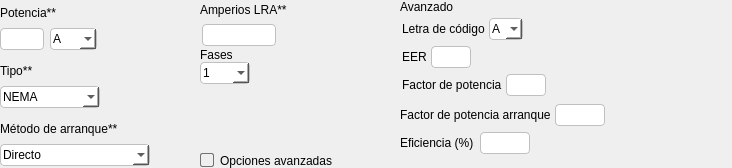
<?xml version="1.0" encoding="UTF-8"?>
<ui version="4.0">
 <class>Form</class>
 <widget class="QWidget" name="Form">
  <property name="geometry">
   <rect>
    <x>0</x>
    <y>0</y>
    <width>732</width>
    <height>168</height>
   </rect>
  </property>
  <property name="windowTitle">
   <string>Form</string>
  </property>
  <layout class="QVBoxLayout" name="verticalLayout">
   <property name="spacing">
    <number>0</number>
   </property>
   <property name="leftMargin">
    <number>0</number>
   </property>
   <property name="topMargin">
    <number>0</number>
   </property>
   <property name="rightMargin">
    <number>0</number>
   </property>
   <property name="bottomMargin">
    <number>0</number>
   </property>
   <item>
    <widget class="QFrame" name="content_main_air">
     <property name="styleSheet">
      <string notr="true">*{
border: none;
padding: 0px;
margin: 0px;
font: 57 10pt &quot;Inter Medium&quot;;
}

QLineEdit {
    border: 1px solid #C0C0C0;
    border-radius: 4px;
	padding: 2px;
}

QLineEdit:hover, QLineEdit:focus {
    border: 2px solid #0078D7;
    border-radius: 4px;
}

QComboBox {
    border: 1px solid #C0C0C0;
    border-radius: 4px;
    background-color: #FFFFFF;
	padding: 2px;
}

QComboBox:hover, QComboBox:focus {
    border: 2px solid #0078D7;
    border-radius: 4px;
}

QCheckBox{
    font: 57 10pt &quot;Inter Medium&quot;;
}
QCheckBox::indicator {
    border: 1px solid rgb(111, 114, 115);
    border-radius: 2px;
 }
QCheckBox::indicator:checked {
    background-color: rgb(73, 147, 220);
}</string>
     </property>
     <property name="frameShape">
      <enum>QFrame::StyledPanel</enum>
     </property>
     <property name="frameShadow">
      <enum>QFrame::Raised</enum>
     </property>
     <layout class="QHBoxLayout" name="horizontalLayout_8">
      <property name="spacing">
       <number>0</number>
      </property>
      <property name="leftMargin">
       <number>0</number>
      </property>
      <property name="topMargin">
       <number>0</number>
      </property>
      <property name="rightMargin">
       <number>0</number>
      </property>
      <property name="bottomMargin">
       <number>0</number>
      </property>
      <item>
       <widget class="QFrame" name="frame">
        <property name="maximumSize">
         <size>
          <width>200</width>
          <height>16777215</height>
         </size>
        </property>
        <property name="frameShape">
         <enum>QFrame::StyledPanel</enum>
        </property>
        <property name="frameShadow">
         <enum>QFrame::Raised</enum>
        </property>
        <layout class="QVBoxLayout" name="verticalLayout_2">
         <property name="leftMargin">
          <number>0</number>
         </property>
         <property name="topMargin">
          <number>0</number>
         </property>
         <property name="rightMargin">
          <number>0</number>
         </property>
         <property name="bottomMargin">
          <number>0</number>
         </property>
         <item>
          <widget class="QFrame" name="content_potencia">
           <property name="frameShape">
            <enum>QFrame::StyledPanel</enum>
           </property>
           <property name="frameShadow">
            <enum>QFrame::Raised</enum>
           </property>
           <layout class="QVBoxLayout" name="verticalLayout_3">
            <property name="spacing">
             <number>2</number>
            </property>
            <property name="leftMargin">
             <number>0</number>
            </property>
            <property name="topMargin">
             <number>0</number>
            </property>
            <property name="rightMargin">
             <number>0</number>
            </property>
            <property name="bottomMargin">
             <number>0</number>
            </property>
            <item>
             <widget class="QLabel" name="label">
              <property name="minimumSize">
               <size>
                <width>0</width>
                <height>20</height>
               </size>
              </property>
              <property name="maximumSize">
               <size>
                <width>16777215</width>
                <height>25</height>
               </size>
              </property>
              <property name="text">
               <string>Potencia**</string>
              </property>
             </widget>
            </item>
            <item>
             <widget class="QFrame" name="content_potencia_unidad">
              <property name="frameShape">
               <enum>QFrame::StyledPanel</enum>
              </property>
              <property name="frameShadow">
               <enum>QFrame::Raised</enum>
              </property>
              <layout class="QHBoxLayout" name="horizontalLayout_2">
               <property name="leftMargin">
                <number>0</number>
               </property>
               <property name="topMargin">
                <number>0</number>
               </property>
               <property name="rightMargin">
                <number>0</number>
               </property>
               <property name="bottomMargin">
                <number>0</number>
               </property>
               <item>
                <widget class="QLineEdit" name="potencia_entry">
                 <property name="maximumSize">
                  <size>
                   <width>80</width>
                   <height>16777215</height>
                  </size>
                 </property>
                </widget>
               </item>
               <item>
                <widget class="QComboBox" name="unidad_aa">
                 <property name="maximumSize">
                  <size>
                   <width>50</width>
                   <height>16777215</height>
                  </size>
                 </property>
                 <item>
                  <property name="text">
                   <string>A</string>
                  </property>
                 </item>
                 <item>
                  <property name="text">
                   <string>Ton</string>
                  </property>
                 </item>
                 <item>
                  <property name="text">
                   <string>BTU</string>
                  </property>
                 </item>
                </widget>
               </item>
               <item>
                <spacer name="horizontalSpacer_2">
                 <property name="orientation">
                  <enum>Qt::Horizontal</enum>
                 </property>
                 <property name="sizeHint" stdset="0">
                  <size>
                   <width>138</width>
                   <height>20</height>
                  </size>
                 </property>
                </spacer>
               </item>
              </layout>
             </widget>
            </item>
           </layout>
          </widget>
         </item>
         <item>
          <widget class="QFrame" name="content_tipo">
           <property name="frameShape">
            <enum>QFrame::StyledPanel</enum>
           </property>
           <property name="frameShadow">
            <enum>QFrame::Raised</enum>
           </property>
           <layout class="QVBoxLayout" name="verticalLayout_4">
            <property name="spacing">
             <number>2</number>
            </property>
            <property name="leftMargin">
             <number>0</number>
            </property>
            <property name="topMargin">
             <number>0</number>
            </property>
            <property name="rightMargin">
             <number>0</number>
            </property>
            <property name="bottomMargin">
             <number>0</number>
            </property>
            <item>
             <widget class="QLabel" name="label_2">
              <property name="minimumSize">
               <size>
                <width>0</width>
                <height>20</height>
               </size>
              </property>
              <property name="maximumSize">
               <size>
                <width>16777215</width>
                <height>25</height>
               </size>
              </property>
              <property name="text">
               <string>Tipo**</string>
              </property>
             </widget>
            </item>
            <item>
             <widget class="QFrame" name="content_tipo_2">
              <property name="frameShape">
               <enum>QFrame::StyledPanel</enum>
              </property>
              <property name="frameShadow">
               <enum>QFrame::Raised</enum>
              </property>
              <layout class="QHBoxLayout" name="horizontalLayout_3">
               <property name="leftMargin">
                <number>0</number>
               </property>
               <property name="topMargin">
                <number>0</number>
               </property>
               <property name="rightMargin">
                <number>0</number>
               </property>
               <property name="bottomMargin">
                <number>0</number>
               </property>
               <item>
                <widget class="QComboBox" name="tipo_norma">
                 <property name="minimumSize">
                  <size>
                   <width>100</width>
                   <height>0</height>
                  </size>
                 </property>
                 <property name="maximumSize">
                  <size>
                   <width>120</width>
                   <height>16777215</height>
                  </size>
                 </property>
                 <item>
                  <property name="text">
                   <string>NEMA</string>
                  </property>
                 </item>
                 <item>
                  <property name="text">
                   <string>LRA</string>
                  </property>
                 </item>
                </widget>
               </item>
               <item>
                <spacer name="horizontalSpacer_3">
                 <property name="orientation">
                  <enum>Qt::Horizontal</enum>
                 </property>
                 <property name="sizeHint" stdset="0">
                  <size>
                   <width>128</width>
                   <height>20</height>
                  </size>
                 </property>
                </spacer>
               </item>
              </layout>
             </widget>
            </item>
           </layout>
          </widget>
         </item>
         <item>
          <widget class="QFrame" name="content_tipo_3">
           <property name="frameShape">
            <enum>QFrame::StyledPanel</enum>
           </property>
           <property name="frameShadow">
            <enum>QFrame::Raised</enum>
           </property>
           <layout class="QVBoxLayout" name="verticalLayout_6">
            <property name="spacing">
             <number>2</number>
            </property>
            <property name="leftMargin">
             <number>0</number>
            </property>
            <property name="topMargin">
             <number>0</number>
            </property>
            <property name="rightMargin">
             <number>0</number>
            </property>
            <property name="bottomMargin">
             <number>0</number>
            </property>
            <item>
             <widget class="QLabel" name="label_4">
              <property name="minimumSize">
               <size>
                <width>0</width>
                <height>20</height>
               </size>
              </property>
              <property name="maximumSize">
               <size>
                <width>16777215</width>
                <height>25</height>
               </size>
              </property>
              <property name="text">
               <string>Método de arranque**</string>
              </property>
             </widget>
            </item>
            <item>
             <widget class="QFrame" name="content_tipo_5">
              <property name="frameShape">
               <enum>QFrame::StyledPanel</enum>
              </property>
              <property name="frameShadow">
               <enum>QFrame::Raised</enum>
              </property>
              <layout class="QHBoxLayout" name="horizontalLayout_5">
               <property name="spacing">
                <number>0</number>
               </property>
               <property name="leftMargin">
                <number>0</number>
               </property>
               <property name="topMargin">
                <number>0</number>
               </property>
               <property name="rightMargin">
                <number>0</number>
               </property>
               <property name="bottomMargin">
                <number>0</number>
               </property>
               <item>
                <widget class="QComboBox" name="tipo_arranque">
                 <property name="minimumSize">
                  <size>
                   <width>150</width>
                   <height>0</height>
                  </size>
                 </property>
                 <property name="maximumSize">
                  <size>
                   <width>200</width>
                   <height>16777215</height>
                  </size>
                 </property>
                 <item>
                  <property name="text">
                   <string>Directo</string>
                  </property>
                 </item>
                 <item>
                  <property name="text">
                   <string>Estrella - Delta</string>
                  </property>
                 </item>
                 <item>
                  <property name="text">
                   <string>Arrancador - suave</string>
                  </property>
                 </item>
                </widget>
               </item>
               <item>
                <spacer name="horizontalSpacer_5">
                 <property name="orientation">
                  <enum>Qt::Horizontal</enum>
                 </property>
                 <property name="sizeHint" stdset="0">
                  <size>
                   <width>128</width>
                   <height>20</height>
                  </size>
                 </property>
                </spacer>
               </item>
              </layout>
             </widget>
            </item>
           </layout>
          </widget>
         </item>
        </layout>
       </widget>
      </item>
      <item>
       <widget class="QFrame" name="frame_2">
        <property name="maximumSize">
         <size>
          <width>200</width>
          <height>16777215</height>
         </size>
        </property>
        <property name="frameShape">
         <enum>QFrame::StyledPanel</enum>
        </property>
        <property name="frameShadow">
         <enum>QFrame::Raised</enum>
        </property>
        <layout class="QVBoxLayout" name="verticalLayout_7">
         <property name="spacing">
          <number>0</number>
         </property>
         <property name="leftMargin">
          <number>0</number>
         </property>
         <property name="topMargin">
          <number>0</number>
         </property>
         <property name="rightMargin">
          <number>0</number>
         </property>
         <property name="bottomMargin">
          <number>0</number>
         </property>
         <item>
          <widget class="QFrame" name="content_current_lra">
           <property name="frameShape">
            <enum>QFrame::StyledPanel</enum>
           </property>
           <property name="frameShadow">
            <enum>QFrame::Raised</enum>
           </property>
           <layout class="QVBoxLayout" name="verticalLayout_5">
            <property name="spacing">
             <number>2</number>
            </property>
            <property name="leftMargin">
             <number>0</number>
            </property>
            <property name="topMargin">
             <number>0</number>
            </property>
            <property name="rightMargin">
             <number>0</number>
            </property>
            <property name="bottomMargin">
             <number>0</number>
            </property>
            <item>
             <widget class="QLabel" name="label_3">
              <property name="minimumSize">
               <size>
                <width>0</width>
                <height>20</height>
               </size>
              </property>
              <property name="maximumSize">
               <size>
                <width>16777215</width>
                <height>25</height>
               </size>
              </property>
              <property name="text">
               <string>Amperios LRA**</string>
              </property>
             </widget>
            </item>
            <item>
             <widget class="QFrame" name="content_tipo_4">
              <property name="frameShape">
               <enum>QFrame::StyledPanel</enum>
              </property>
              <property name="frameShadow">
               <enum>QFrame::Raised</enum>
              </property>
              <layout class="QHBoxLayout" name="horizontalLayout_4">
               <property name="leftMargin">
                <number>2</number>
               </property>
               <property name="topMargin">
                <number>2</number>
               </property>
               <property name="rightMargin">
                <number>2</number>
               </property>
               <property name="bottomMargin">
                <number>2</number>
               </property>
               <item>
                <widget class="QLineEdit" name="lra_entry">
                 <property name="maximumSize">
                  <size>
                   <width>80</width>
                   <height>16777215</height>
                  </size>
                 </property>
                </widget>
               </item>
               <item>
                <spacer name="horizontalSpacer_4">
                 <property name="orientation">
                  <enum>Qt::Horizontal</enum>
                 </property>
                 <property name="sizeHint" stdset="0">
                  <size>
                   <width>128</width>
                   <height>20</height>
                  </size>
                 </property>
                </spacer>
               </item>
              </layout>
             </widget>
            </item>
           </layout>
          </widget>
         </item>
         <item>
          <widget class="QFrame" name="frame_6">
           <property name="minimumSize">
            <size>
             <width>0</width>
             <height>0</height>
            </size>
           </property>
           <property name="maximumSize">
            <size>
             <width>16777215</width>
             <height>16777215</height>
            </size>
           </property>
           <property name="frameShape">
            <enum>QFrame::StyledPanel</enum>
           </property>
           <property name="frameShadow">
            <enum>QFrame::Raised</enum>
           </property>
           <layout class="QVBoxLayout" name="verticalLayout_9">
            <property name="spacing">
             <number>0</number>
            </property>
            <property name="leftMargin">
             <number>0</number>
            </property>
            <property name="topMargin">
             <number>0</number>
            </property>
            <property name="rightMargin">
             <number>0</number>
            </property>
            <property name="bottomMargin">
             <number>0</number>
            </property>
            <item>
             <widget class="QLabel" name="label_6">
              <property name="text">
               <string>Fases</string>
              </property>
             </widget>
            </item>
            <item>
             <widget class="QComboBox" name="comboBox">
              <property name="maximumSize">
               <size>
                <width>50</width>
                <height>16777215</height>
               </size>
              </property>
              <item>
               <property name="text">
                <string>1</string>
               </property>
              </item>
              <item>
               <property name="text">
                <string>3</string>
               </property>
              </item>
             </widget>
            </item>
           </layout>
          </widget>
         </item>
         <item>
          <spacer name="verticalSpacer">
           <property name="orientation">
            <enum>Qt::Vertical</enum>
           </property>
           <property name="sizeHint" stdset="0">
            <size>
             <width>20</width>
             <height>137</height>
            </size>
           </property>
          </spacer>
         </item>
         <item>
          <widget class="QCheckBox" name="checkBox">
           <property name="text">
            <string>Opciones avanzadas</string>
           </property>
          </widget>
         </item>
        </layout>
       </widget>
      </item>
      <item>
       <widget class="QFrame" name="frame_3">
        <property name="frameShape">
         <enum>QFrame::StyledPanel</enum>
        </property>
        <property name="frameShadow">
         <enum>QFrame::Raised</enum>
        </property>
        <layout class="QVBoxLayout" name="verticalLayout_8">
         <property name="spacing">
          <number>2</number>
         </property>
         <property name="leftMargin">
          <number>0</number>
         </property>
         <property name="topMargin">
          <number>0</number>
         </property>
         <property name="rightMargin">
          <number>0</number>
         </property>
         <property name="bottomMargin">
          <number>0</number>
         </property>
         <item>
          <widget class="QLabel" name="label_avanzado_aire">
           <property name="text">
            <string>Avanzado</string>
           </property>
          </widget>
         </item>
         <item>
          <widget class="QFrame" name="frame_4">
           <property name="frameShape">
            <enum>QFrame::StyledPanel</enum>
           </property>
           <property name="frameShadow">
            <enum>QFrame::Raised</enum>
           </property>
           <layout class="QHBoxLayout" name="horizontalLayout">
            <property name="spacing">
             <number>4</number>
            </property>
            <property name="leftMargin">
             <number>2</number>
            </property>
            <property name="topMargin">
             <number>2</number>
            </property>
            <property name="rightMargin">
             <number>2</number>
            </property>
            <property name="bottomMargin">
             <number>2</number>
            </property>
            <item>
             <widget class="QLabel" name="letra_label">
              <property name="text">
               <string>Letra de código</string>
              </property>
             </widget>
            </item>
            <item>
             <widget class="QComboBox" name="letra_aire_combo">
              <property name="maximumSize">
               <size>
                <width>45</width>
                <height>16777215</height>
               </size>
              </property>
              <item>
               <property name="text">
                <string>A</string>
               </property>
              </item>
              <item>
               <property name="text">
                <string>B</string>
               </property>
              </item>
              <item>
               <property name="text">
                <string>C</string>
               </property>
              </item>
              <item>
               <property name="text">
                <string>D</string>
               </property>
              </item>
              <item>
               <property name="text">
                <string>E</string>
               </property>
              </item>
              <item>
               <property name="text">
                <string>F</string>
               </property>
              </item>
              <item>
               <property name="text">
                <string>G</string>
               </property>
              </item>
              <item>
               <property name="text">
                <string>H</string>
               </property>
              </item>
              <item>
               <property name="text">
                <string>J</string>
               </property>
              </item>
              <item>
               <property name="text">
                <string>K</string>
               </property>
              </item>
              <item>
               <property name="text">
                <string>L</string>
               </property>
              </item>
              <item>
               <property name="text">
                <string>M</string>
               </property>
              </item>
              <item>
               <property name="text">
                <string>N</string>
               </property>
              </item>
              <item>
               <property name="text">
                <string>P</string>
               </property>
              </item>
              <item>
               <property name="text">
                <string>R</string>
               </property>
              </item>
              <item>
               <property name="text">
                <string>S</string>
               </property>
              </item>
              <item>
               <property name="text">
                <string>T</string>
               </property>
              </item>
              <item>
               <property name="text">
                <string>U</string>
               </property>
              </item>
              <item>
               <property name="text">
                <string>V</string>
               </property>
              </item>
             </widget>
            </item>
            <item>
             <spacer name="horizontalSpacer">
              <property name="orientation">
               <enum>Qt::Horizontal</enum>
              </property>
              <property name="sizeHint" stdset="0">
               <size>
                <width>55</width>
                <height>20</height>
               </size>
              </property>
             </spacer>
            </item>
           </layout>
          </widget>
         </item>
         <item>
          <widget class="QFrame" name="content_eficiencia">
           <property name="frameShape">
            <enum>QFrame::StyledPanel</enum>
           </property>
           <property name="frameShadow">
            <enum>QFrame::Raised</enum>
           </property>
           <layout class="QHBoxLayout" name="horizontalLayout_6">
            <property name="spacing">
             <number>4</number>
            </property>
            <property name="leftMargin">
             <number>2</number>
            </property>
            <property name="topMargin">
             <number>2</number>
            </property>
            <property name="rightMargin">
             <number>2</number>
            </property>
            <property name="bottomMargin">
             <number>2</number>
            </property>
            <item>
             <widget class="QLabel" name="eficiencia_aire">
              <property name="text">
               <string>EER</string>
              </property>
             </widget>
            </item>
            <item>
             <widget class="QLineEdit" name="eer_air">
              <property name="maximumSize">
               <size>
                <width>40</width>
                <height>16777215</height>
               </size>
              </property>
             </widget>
            </item>
            <item>
             <spacer name="horizontalSpacer_6">
              <property name="orientation">
               <enum>Qt::Horizontal</enum>
              </property>
              <property name="sizeHint" stdset="0">
               <size>
                <width>97</width>
                <height>20</height>
               </size>
              </property>
             </spacer>
            </item>
           </layout>
          </widget>
         </item>
         <item>
          <widget class="QFrame" name="frame_5">
           <property name="frameShape">
            <enum>QFrame::StyledPanel</enum>
           </property>
           <property name="frameShadow">
            <enum>QFrame::Raised</enum>
           </property>
           <layout class="QHBoxLayout" name="horizontalLayout_7">
            <property name="spacing">
             <number>4</number>
            </property>
            <property name="leftMargin">
             <number>2</number>
            </property>
            <property name="topMargin">
             <number>2</number>
            </property>
            <property name="rightMargin">
             <number>2</number>
            </property>
            <property name="bottomMargin">
             <number>2</number>
            </property>
            <item>
             <widget class="QLabel" name="label_5">
              <property name="text">
               <string>Factor de potencia</string>
              </property>
             </widget>
            </item>
            <item>
             <widget class="QLineEdit" name="fp_air">
              <property name="maximumSize">
               <size>
                <width>40</width>
                <height>16777215</height>
               </size>
              </property>
             </widget>
            </item>
            <item>
             <spacer name="horizontalSpacer_7">
              <property name="orientation">
               <enum>Qt::Horizontal</enum>
              </property>
              <property name="sizeHint" stdset="0">
               <size>
                <width>40</width>
                <height>20</height>
               </size>
              </property>
             </spacer>
            </item>
           </layout>
          </widget>
         </item>
         <item>
          <widget class="QFrame" name="frame_7">
           <property name="minimumSize">
            <size>
             <width>0</width>
             <height>30</height>
            </size>
           </property>
           <property name="frameShape">
            <enum>QFrame::StyledPanel</enum>
           </property>
           <property name="frameShadow">
            <enum>QFrame::Raised</enum>
           </property>
           <layout class="QHBoxLayout" name="horizontalLayout_9">
            <property name="spacing">
             <number>4</number>
            </property>
            <property name="leftMargin">
             <number>0</number>
            </property>
            <property name="topMargin">
             <number>0</number>
            </property>
            <property name="rightMargin">
             <number>0</number>
            </property>
            <property name="bottomMargin">
             <number>0</number>
            </property>
            <item>
             <widget class="QLabel" name="label_7">
              <property name="text">
               <string>Factor de potencia arranque</string>
              </property>
             </widget>
            </item>
            <item>
             <widget class="QLineEdit" name="fp_arr_air">
              <property name="maximumSize">
               <size>
                <width>50</width>
                <height>16777215</height>
               </size>
              </property>
             </widget>
            </item>
           </layout>
          </widget>
         </item>
         <item>
          <widget class="QFrame" name="frame_8">
           <property name="minimumSize">
            <size>
             <width>0</width>
             <height>0</height>
            </size>
           </property>
           <property name="frameShape">
            <enum>QFrame::StyledPanel</enum>
           </property>
           <property name="frameShadow">
            <enum>QFrame::Raised</enum>
           </property>
           <layout class="QHBoxLayout" name="horizontalLayout_10">
            <property name="leftMargin">
             <number>0</number>
            </property>
            <property name="topMargin">
             <number>0</number>
            </property>
            <property name="rightMargin">
             <number>0</number>
            </property>
            <property name="bottomMargin">
             <number>0</number>
            </property>
            <item>
             <widget class="QLabel" name="label_8">
              <property name="text">
               <string>Eficiencia (%)</string>
              </property>
             </widget>
            </item>
            <item>
             <widget class="QLineEdit" name="eficiencia_real_aire">
              <property name="maximumSize">
               <size>
                <width>50</width>
                <height>16777215</height>
               </size>
              </property>
             </widget>
            </item>
            <item>
             <spacer name="horizontalSpacer_9">
              <property name="orientation">
               <enum>Qt::Horizontal</enum>
              </property>
              <property name="sizeHint" stdset="0">
               <size>
                <width>40</width>
                <height>20</height>
               </size>
              </property>
             </spacer>
            </item>
           </layout>
          </widget>
         </item>
         <item>
          <spacer name="verticalSpacer_2">
           <property name="orientation">
            <enum>Qt::Vertical</enum>
           </property>
           <property name="sizeHint" stdset="0">
            <size>
             <width>20</width>
             <height>127</height>
            </size>
           </property>
          </spacer>
         </item>
        </layout>
       </widget>
      </item>
      <item>
       <spacer name="horizontalSpacer_8">
        <property name="orientation">
         <enum>Qt::Horizontal</enum>
        </property>
        <property name="sizeHint" stdset="0">
         <size>
          <width>122</width>
          <height>20</height>
         </size>
        </property>
       </spacer>
      </item>
     </layout>
    </widget>
   </item>
  </layout>
 </widget>
 <resources/>
 <connections/>
</ui>
